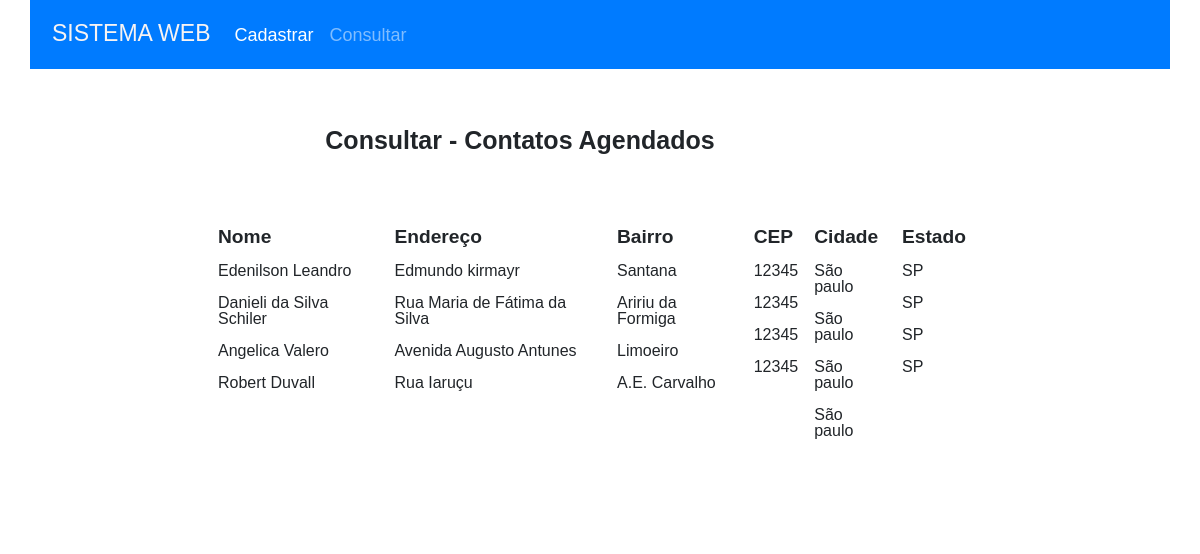
The page /dados.php on the database its author committed.
### tables this page shows
CREATE TABLE `clientes` (
  `id` int(3) NOT NULL,
  `nome` varchar(100) NOT NULL,
  `endereco` varchar(100) NOT NULL,
  `bairro` varchar(50) NOT NULL,
  `cep` int(9) NOT NULL,
  `cidade` varchar(100) NOT NULL,
  `estado` enum('SP','RJ','MG','ES') NOT NULL
);

### dados.php (the view, shortened to what this page needs)
<?php
    try {
        $pdo = new PDO('mysql:host=' . MYSQL_HOST . ';dbname=' . MYSQL_DB_NAME, MYSQL_USER, MYSQL_PASSWORD);
    } catch (PDOException $ex) {
        echo "Erro ao tentar fazer a conexão com MYSQL: " . $ex->getMessage();
    }
?>
<!DOCTYPE html>
<html lang="en">
<head>
    <link href="https://cdn.jsdelivr.net/npm/bootstrap@5.3.0-alpha1/dist/css/bootstrap.min.css" rel="stylesheet">
    <link rel="stylesheet" href="./css/style.css">
    <link rel="stylesheet" href="./css/reset.css">
</head>
<body class="body">
        <div class="container">
            <div class="row">
                <div class="col">
                    <nav class="navbar navbar-expand-lg">
                        <div class="container-fluid">
                            <a class="navbar-brand" href="#"><h3 class="title">SISTEMA WEB</h3></a>
                            <div class="collapse navbar-collapse" id="navbarNav">
                                <ul class="navbar-nav">
                                    <li class="nav-item">
                                        <a class="nav-link active text-white Options" aria-current="page" href="index.php">Cadastrar</a>
                                    </li>
                                    <li class="nav-item">
                                        <a class="nav-link active text-white-50 Options" aria-current="page" href="dados.php">Consultar</a>
                                    </li>
                                </ul>
                            </div>
                        </div>
                    </nav>
                </div>
            </div>
            <br>
            <div class="linha">
            <h2 class="subtitle_2 consulta">Consultar - Contatos Agendados</h2>
            </div>
            <br>
            <div class="linha">
                <div class="table-responsive">
                    <table class="tabela table table-borderless">
                        <thead>
                            <tr class="tabela_linha">
                                <td class="tabela_dados">Nome</td>
                                <td class="tabela_dados">Endereço</td>
                                <td class="tabela_dados">Bairro</td>
                                <td class="tabela_dados">CEP</td>
                                <td class="tabela_dados">Cidade</td>
                                <td class="tabela_dados">Estado</td>
                            </tr>
                        </thead>
                        <tbody>
                            <tr>
                                <td class="tabela_c">
                                    <?php
                                    $sql = "SELECT * FROM clientes";
                                    $result = $pdo->query( $sql );
                                    $rows = $result->fetchAll();
                                    for ($i=0; $i < count($rows); $i++) {
                                    echo $rows[$i]['nome'] . "<br><br>";
                                    }
                                    ?>
                                </td>
                                <td class="tabela_c">
                                    <?php
                                    $sql = "SELECT * FROM clientes";
                                    $result = $pdo->query( $sql );
                                    $rows = $result->fetchAll();
                                    for ($i=0; $i < count($rows); $i++) {
                                    echo $rows[$i]['endereco'] . "<br><br>";
                                    }
                                    ?>
                                </td>
                                <td class="tabela_c">
                                    <?php
                                    $sql = "SELECT * FROM clientes";
                                    $result = $pdo->query( $sql );
                                    $rows = $result->fetchAll();
                                    for ($i=0; $i < count($rows); $i++) {
                                    echo  $rows[$i]['bairro'].  "<br><br>";
                                    }
                                    ?>
                                </td>
                                <td class="tabela_c">
                                    <?php
                                    $sql = "SELECT * FROM clientes";
                                    $result = $pdo->query( $sql );
                                    $rows = $result->fetchAll();
                                    for ($i=0; $i < count($rows); $i++) {
                                    echo  $rows[$i]['cep'].  "<br><br>";
                                    }
                                    ?>
                                </td>
                                <td class="tabela_c">
                                    <?php
                                    $sql = "SELECT * FROM clientes";
                                    $result = $pdo->query( $sql );
                                    $rows = $result->fetchAll();
                                    for ($i=0; $i < count($rows); $i++) {
                                    echo  $rows[$i]['cidade'] . "<br><br>";
                                    }
                                    ?>
                                </td>
                                <td class="tabela_c">
                                    <?php
                                    $sql = "SELECT * FROM clientes";
                                    $result = $pdo->query( $sql );
                                    $rows = $result->fetchAll();
                                    for ($i=0; $i < count($rows); $i++) {
                                    echo  $rows[$i]['estado'] . "<br><br>";
                                    }
                                    ?>
                                </td>
                                <td class="tabela_c">
                                </td>
                            </tr>
                        </tbody>
                    </table>
                </div>
            </div>
        <br>
        <br>
        <br>
        </div>
    </body>

### css/style.css (style rules this page uses)
body { background-color: rgb(215, 215, 215) }
.container { background-color: white; padding: 0%; }
nav { background-color: #007BFF; }
.title { font-size: 23px; padding-top: 7px; padding-left: 10px; color: rgb(247, 243, 243); }
.Options { font-size: 18px; padding-left: 15px; padding-top: 10px; color: white; }
.subtitle_2 { font-size: 25px; font-weight: bold; }
.consulta { padding-top: 40px; padding-bottom: 20px; margin-right: 160px; }
div.linha { display: flex; justify-content: center; }
.tabela { max-width: 65vw; }
.tabela_linha { gap: 50px; height: 3.5rem; width: 2rem; padding: 1rem; background-color: #007BFF; }
.tabela_dados { font-size: 1.2rem; font-weight: 700; }
.tabela_c { border: 1px black; }

### rows shown on the page
clientes: nome "Edenilson Leandro", endereco "Edmundo kirmayr", bairro "Santana", cep "12345", cidade "São paulo", estado "SP"
clientes: nome "Danieli da Silva Schiler", endereco "Rua Maria de Fátima da Silva", bairro "Aririu da Formiga", cep "12345", cidade "São paulo", estado "SP"
clientes: nome "Angelica Valero", endereco "Avenida Augusto Antunes", bairro "Limoeiro", cep "12345", cidade "São paulo", estado "SP"
clientes: nome "Robert Duvall", endereco "Rua Iaruçu", bairro "A.E. Carvalho", cep "12345", cidade "São paulo", estado "SP"
